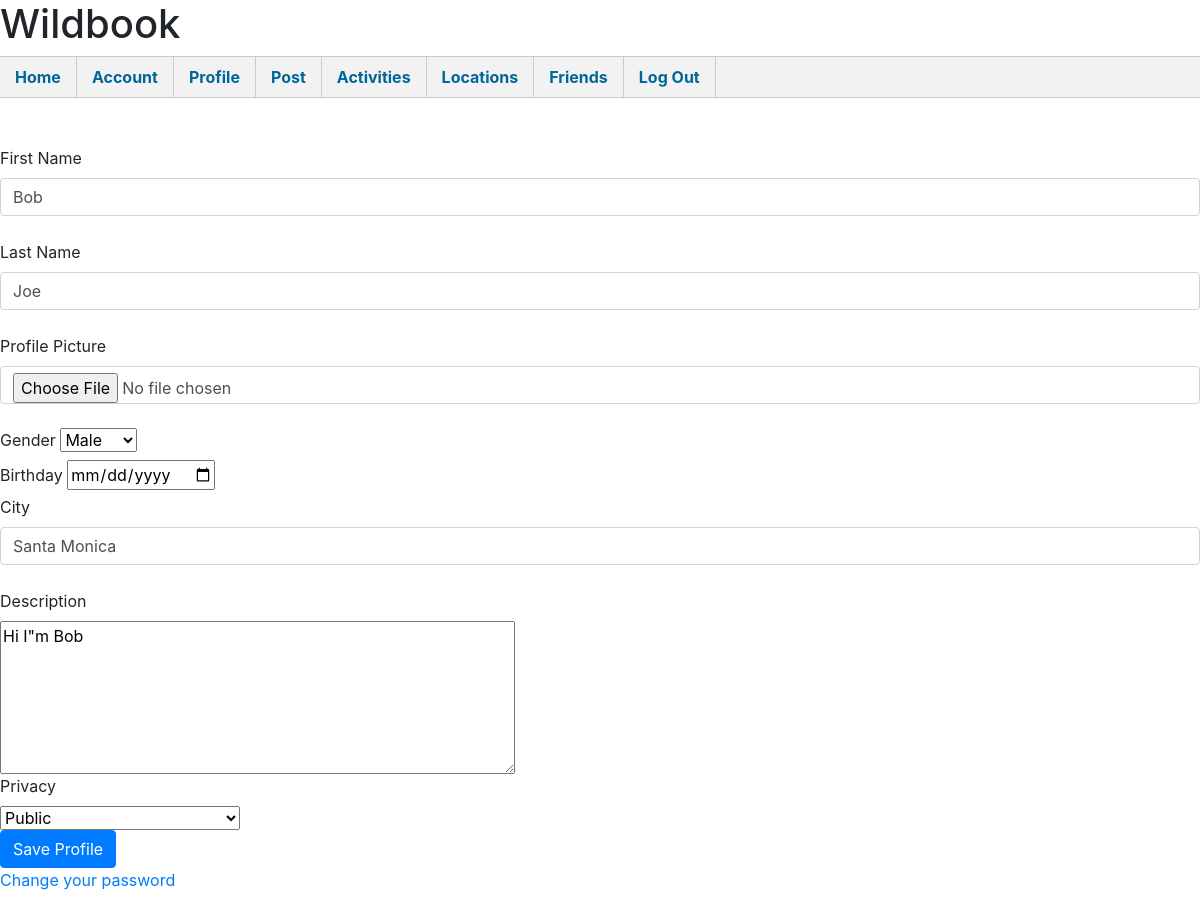
The app's page /mergenew/account.php (signed in), older data.
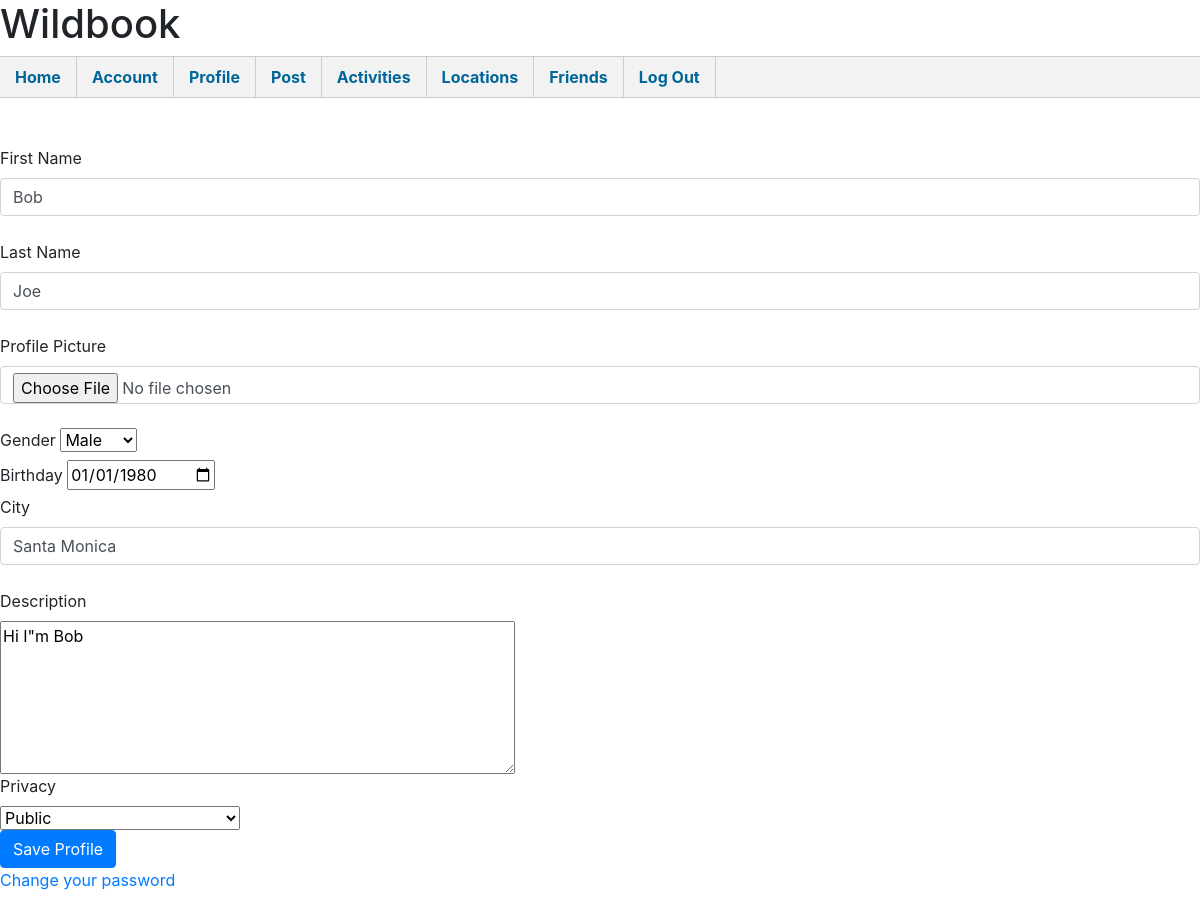
The same page, newer data.
### tables this page shows
create table Profile
(
	username varchar(128) not null unique,
	firstname varchar(64) not null,
	lastname varchar(64) not null,
	profilepic int null,
	birthday date null,
	gender varchar(1) null,
	city varchar(64) null,
	description varchar (512) null,
	privacy varchar(1) null,
	primary key(username),
	foreign key(username) references User(username),
	foreign key(profilepic) references Multimedia(multimediaID)
 );

### www/mergenew/account.php (the view, shortened to what this page needs)
<?php
	$firstname = "";
	$lastname = "";
	$gender = "";
	$gendert = "";
	$birthday = "";
	$city = "";
	$description = "";
	$privacy = "";
	$privacyt = "";
	require_once 'functions.php';
	require 'template.php';
	$ErrorArray=array();
	if (!checkLogin()){
		$have_error=true;
		$ErrorArray[] = "Username is empty";
	}
	else {
		$username = $_SESSION['username'];
		$stmt = "select profile_exists('$username');";
		$result=$con->query($stmt);
		$row = $result->fetch_array();
		$existprofile = $row[0];
		if(!$existprofile){
			$have_error=true;
			$ErrorArray[] = "Profile doesn't exist";
		}else
		{
			$stmt = "select * from profile where username='$username';";
			$result=$con->query($stmt);
			$row = $result->fetch_array();
			$firstname = $row[1];
			$lastname = $row[2];
			$gender = $row[5];
			if($gender = "1") {$gendert = "Male";} else if($gender = "2") {$gendert = "Female";} else {$gendert = "";}
			$birthday = $row[4];
			$city = $row[6];
			$description = $row[7];
			if($privacy ="1"){$privacyt="Public";}
			else if($privacy ="2"){$privacyt="Friends or Friends of Friends";}
			else if($privacy ="3"){$privacyt="Friends";}
			else if($privacy ="4"){$privacyt="Private";}
			else{$privacy="";}
			$privacy = $row[8];
		}
	}
?>
<div>
	<form id="editprofile" method="post" action="account.php" role="form">
		<label>First Name</label>
		<input type="text" name="firstname" class="form-control" value="<?=$firstname?>" /><br>
		<label>Last Name</label>
		<input type="text" name="lastname" class="form-control" value="<?=$lastname?>" /><br>
		<label>Profile Picture</label>
		<input type="file" name="profilepic" class="form-control" /><br>
		<label>Gender</label>
		<select name="gender">
			<option value="<?=$gender?>" selected="1"><?=$gendert?></option>
		</select><br>
		<label >Birthday</label>
		<input type="date" name="birthday" value="<?=$birthday?>"><br>
		<label>City</label>
		<input type="text" name="city" class="form-control" value="<?=$city?>" /><br>
		<label>Description</label><br>
		<textarea name="description" cols="1" rows="1"style="width: 515px; height: 153px;"><?=$description?></textarea>
		<br>
		<label>Privacy</label><br>
			<select name="privacy" >
				<option value="<?=$privacy?>" selected="1"><?=$privacyt?></option>
			</select><br>
		<button type="submit" value="SaveProfile" name="editprofile" class="btn btn-primary">Save Profile</button><br>
		<a href='changePassword.php'>Change your password</a>
	</form>
</div>

### www/mergenew/template.php (shortened to what this page needs)
<html>
	<head>
		<link href = "css/bootstrap.min.css" rel = "stylesheet">
	</head>
	<body>
<html>
	<head>
	</head>
<body>
<div id="wrap">
	<h1>Wildbook</h1>
	<ul id="nav">
		<li><a href="home.php">Home</a></li>
		<li><a href="account.php">Account</a></li>
		<li><a href="profile.php">Profile</a></li>
		<li><a href="postDiary.php">Post</a></li>
		<li><a href="activities.php">Activities</a></li>
		<li><a href="locations.php">Locations</a></li>
		<li><a href="friends.php">Friends</a></li>
		<li><a href="logout.php">Log Out</a></li>
	</ul>
</div>
</body>
</html>

### www/mergenew/template.php (style rules this page uses)
#nav { width: 100%; float: left; margin: 0 0 3em 0; padding: 0; list-style: none; background-color: #f2f2f2; border-bottom: 1px solid #ccc; border-top: 1px solid #ccc; }
#nav li { float: left; }
#nav li a { display: block; padding: 8px 15px; text-decoration: none; font-weight: bold; color: #069; border-right: 1px solid #ccc; }

Row changes from the older to the newer data that the page shows:
changed profile "Bob": birthday (not shown) → "01/01/1980"
